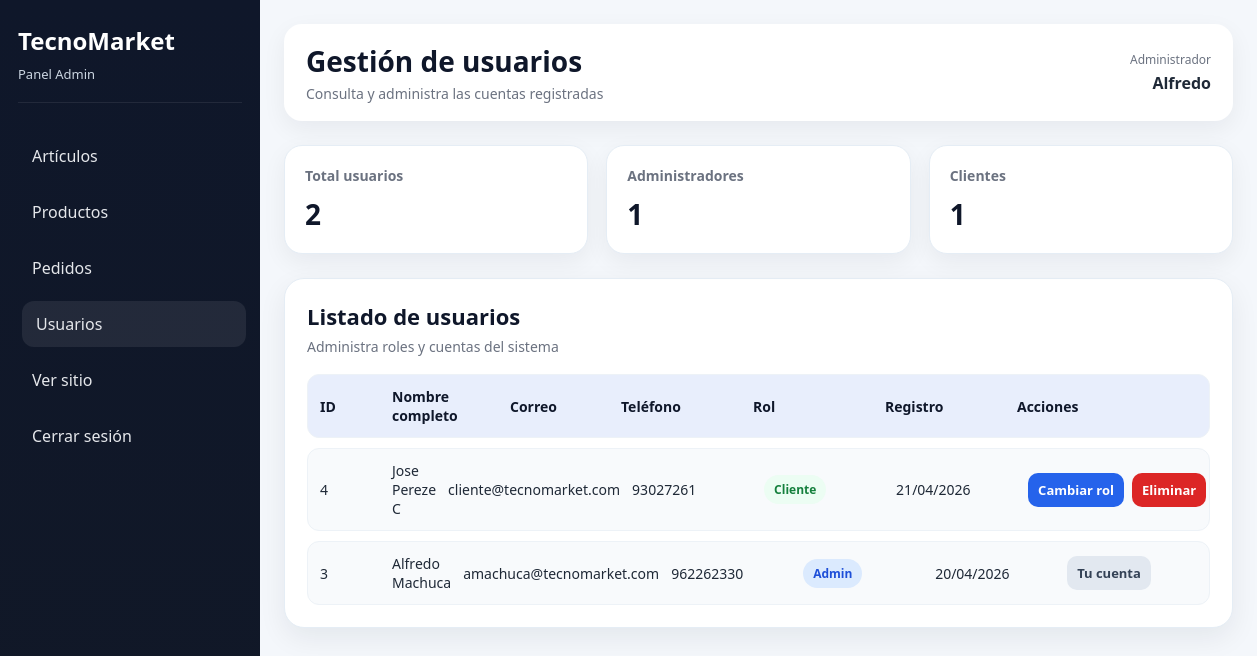
The page /admin_usuarios.php (signed in) on the database its author committed.
### tables this page shows
CREATE TABLE `usuarios` (
  `id` int(11) NOT NULL,
  `nombres` varchar(100) NOT NULL,
  `apellidos` varchar(100) NOT NULL,
  `correo` varchar(150) NOT NULL,
  `telefono` varchar(20) NOT NULL,
  `password` varchar(255) NOT NULL,
  `rol` enum('admin','cliente') DEFAULT 'cliente',
  `fecha_registro` timestamp NOT NULL DEFAULT current_timestamp()
);

### php/session.php (called while the page is built, shortened)
<?php
if (isset($_SESSION["usuario_id"])) {
    $nombre_usuario = $_SESSION["nombres"] ?? "";
}
?>

### admin_usuarios.php (the view, shortened to what this page needs)
<?php
require_once "php/session.php";
require_once "php/conexion.php";
$sql_usuarios = "SELECT id, nombres, apellidos, correo, telefono, rol, fecha_registro
                 FROM usuarios
                 ORDER BY id DESC";
$resultado_usuarios = $conn->query($sql_usuarios);
?>
<!DOCTYPE html>
<html lang="es">
<head>
    <link rel="stylesheet" href="css/admin_usuarios.css">
</head>
<body>
    <aside class="sidebar-admin" id="sidebarAdmin">
        <div class="sidebar-brand">
            <h2>TecnoMarket</h2>
            <span>Panel Admin</span>
        </div>
        <nav class="sidebar-nav">
            <a href="admin_articulos">Artículos</a>
            <a href="admin_productos">Productos</a>
            <a href="admin_pedidos">Pedidos</a>
            <a href="admin_usuarios" class="activo">Usuarios</a>
            <a href="index">Ver sitio</a>
            <a href="php/logout">Cerrar sesión</a>
        </nav>
    </aside>
    <main class="admin-main">
        <header class="topbar-admin">
            <div class="topbar-left">
                <div>
                    <h1>Gestión de usuarios</h1>
                    <p>Consulta y administra las cuentas registradas</p>
                </div>
            </div>
            <div class="topbar-right">
                <div class="admin-user-box">
                    <span class="admin-user-label">Administrador</span>
                    <strong><?php echo htmlspecialchars($nombre_usuario); ?></strong>
                </div>
            </div>
        </header>
        <section class="metricas-admin">
            <div class="metrica-card">
                <h3>Total usuarios</h3>
                <p>
                    <?php
                    $sql_total = "SELECT COUNT(*) AS total FROM usuarios";
                    $res_total = $conn->query($sql_total);
                    $fila_total = $res_total->fetch_assoc();
                    echo $fila_total["total"];
                    ?>
                </p>
            </div>
            <div class="metrica-card">
                <h3>Administradores</h3>
                <p>
                    <?php
                    $sql_admins = "SELECT COUNT(*) AS total FROM usuarios WHERE rol = 'admin'";
                    $res_admins = $conn->query($sql_admins);
                    $fila_admins = $res_admins->fetch_assoc();
                    echo $fila_admins["total"];
                    ?>
                </p>
            </div>
            <div class="metrica-card">
                <h3>Clientes</h3>
                <p>
                    <?php
                    $sql_clientes = "SELECT COUNT(*) AS total FROM usuarios WHERE rol = 'cliente'";
                    $res_clientes = $conn->query($sql_clientes);
                    $fila_clientes = $res_clientes->fetch_assoc();
                    echo $fila_clientes["total"];
                    ?>
                </p>
            </div>
        </section>
        <section class="panel-admin">
            <div class="panel-header">
                <h2>Listado de usuarios</h2>
                <p>Administra roles y cuentas del sistema</p>
            </div>
            <?php if ($resultado_usuarios->num_rows > 0): ?>
                <div class="tabla-usuarios">
                    <div class="fila encabezado">
                        <span>ID</span>
                        <span>Nombre completo</span>
                        <span>Correo</span>
                        <span>Teléfono</span>
                        <span>Rol</span>
                        <span>Registro</span>
                        <span>Acciones</span>
                    </div>
                    <?php while ($usuario = $resultado_usuarios->fetch_assoc()): ?>
                        <div class="fila">
                            <span><?php echo $usuario["id"]; ?></span>
                            <span><?php echo htmlspecialchars($usuario["nombres"] . " " . $usuario["apellidos"]); ?></span>
                            <span><?php echo htmlspecialchars($usuario["correo"]); ?></span>
                            <span><?php echo htmlspecialchars($usuario["telefono"]); ?></span>
                            <span>
                                <span class="badge-rol <?php echo $usuario["rol"] === "admin" ? "admin" : "cliente"; ?>">
                                    <?php echo htmlspecialchars($usuario["rol"]); ?>
                                </span>
                            </span>
                            <span><?php echo date("d/m/Y", strtotime($usuario["fecha_registro"])); ?></span>
                            <span class="acciones">
                                <?php if ($usuario["id"] != $_SESSION["usuario_id"]): ?>
                                    <a class="btn-rol" href="php/cambiar_rol_usuario.php?id=<?php echo $usuario["id"]; ?>&rol=<?php echo $usuario["rol"]; ?>">
                                        Cambiar rol
                                    </a>
                                    <a class="btn-eliminar" href="php/eliminar_usuario.php?id=<?php echo $usuario["id"]; ?>" onclick="return confirm('¿Eliminar este usuario?')">
                                        Eliminar
                                    </a>
                                <?php else: ?>
                                    <span class="usuario-actual">Tu cuenta</span>
                                <?php endif; ?>
                            </span>
                        </div>
                    <?php endwhile; ?>
                </div>
            <?php else: ?>
                <div class="sin-registros">
                    <p>No hay usuarios registrados.</p>
                </div>
            <?php endif; ?>
        </section>
    </main>
</body>
</html>

### css/admin_usuarios.css (style rules this page uses)
* { margin: 0; padding: 0; box-sizing: border-box; }
body { font-family: 'Segoe UI', sans-serif; background: #f4f7fb; color: #1f2937; }
.sidebar-admin { position: fixed; top: 0; left: 0; width: 260px; height: 100vh; background: linear-gradient(180deg, #0f172a, #111827); color: white; padding: 24px 18px; display: flex; flex-direction: column; z-index: 1000; transition: transform 0.3s ease; }
.sidebar-brand { margin-bottom: 30px; padding-bottom: 18px; border-bottom: 1px solid rgba(255,255,255,0.08); }
.sidebar-brand h2 { font-size: 24px; margin-bottom: 5px; }
.sidebar-brand span { font-size: 13px; color: #cbd5e1; }
.sidebar-nav { display: flex; flex-direction: column; gap: 10px; }
.sidebar-nav a { text-decoration: none; color: #e5e7eb; padding: 12px 14px; border-radius: 12px; transition: background 0.3s ease, transform 0.2s ease; }
.sidebar-nav a:hover, .sidebar-nav a.activo { background: rgba(255,255,255,0.08); transform: translateX(4px); }
.admin-main { margin-left: 260px; min-height: 100vh; padding: 24px; }
.topbar-admin { display: flex; justify-content: space-between; align-items: center; gap: 16px; margin-bottom: 24px; background: white; border-radius: 18px; padding: 18px 22px; box-shadow: 0 8px 24px rgba(15, 23, 42, 0.06); }
.topbar-left { display: flex; align-items: center; gap: 16px; }
.topbar-left h1 { font-size: 28px; color: #0f172a; margin-bottom: 4px; }
.topbar-left p { font-size: 14px; color: #6b7280; }
.admin-user-box { text-align: right; }
.admin-user-label { display: block; font-size: 12px; color: #6b7280; margin-bottom: 4px; }
.metricas-admin { display: grid; grid-template-columns: repeat(3, 1fr); gap: 18px; margin-bottom: 24px; }
.metrica-card { background: white; border-radius: 18px; padding: 20px; box-shadow: 0 8px 24px rgba(15, 23, 42, 0.06); border: 1px solid #e5edf5; }
.metrica-card h3 { font-size: 14px; color: #6b7280; margin-bottom: 10px; }
.metrica-card p { font-size: 28px; font-weight: bold; color: #0f172a; }
.panel-admin { background: white; border-radius: 20px; padding: 22px; box-shadow: 0 10px 28px rgba(15, 23, 42, 0.07); border: 1px solid #e5edf5; }
.panel-header { margin-bottom: 18px; }
.panel-header h2 { font-size: 22px; color: #0f172a; margin-bottom: 6px; }
.panel-header p { font-size: 14px; color: #6b7280; }
.tabla-usuarios { display: flex; flex-direction: column; gap: 10px; }
.fila { display: grid; grid-template-columns: 60px 1.5fr 1.4fr 120px 120px 120px 180px; gap: 12px; align-items: center; padding: 12px; border-radius: 12px; background: #f8fafc; border: 1px solid #edf2f7; font-size: 14px; }
.fila.encabezado { background: #e8eefc; font-weight: bold; color: #0f172a; }
.badge-rol { display: inline-block; padding: 6px 10px; border-radius: 20px; font-size: 12px; font-weight: bold; text-transform: capitalize; }
.badge-rol.admin { background: #dbeafe; color: #1d4ed8; }
.badge-rol.cliente { background: #ecfdf3; color: #15803d; }
.acciones { display: flex; gap: 8px; flex-wrap: wrap; }
.btn-rol, .btn-eliminar { text-decoration: none; padding: 8px 10px; border-radius: 10px; color: white; font-size: 13px; font-weight: 600; }
.btn-rol { background: #2563eb; }
.btn-eliminar { background: #dc2626; }
.usuario-actual { display: inline-block; padding: 8px 10px; border-radius: 10px; background: #e2e8f0; color: #334155; font-size: 13px; font-weight: 600; }

### rows shown on the page
usuarios: id "4", nombres+apellidos "Jose Pereze C", correo "cliente@tecnomarket.com", telefono "93027261", rol "Cliente", fecha_registro "21/04/2026"
usuarios: id "3", nombres+apellidos "Alfredo Machuca", correo "amachuca@tecnomarket.com", telefono "962262330", rol "Admin", fecha_registro "20/04/2026", shows "Tu cuenta"

### other values the page prints
$nombre_usuario "Alfredo"
$fila_total["total"] "2"
$fila_admins["total"] "1"
$fila_clientes["total"] "1"
